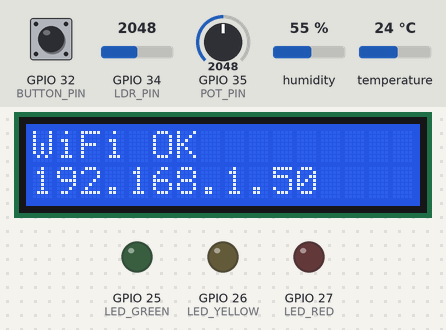
The sketch below on a simulated ESP32. On the bench: 16×2 character LCD, output pins drawn as LEDs (lit = HIGH). The inputs (shaded band) are chosen by the test bench; at power-on: temperature 24 °C, GPIO 34 (LDR_PIN) = 2048, GPIO 35 (POT_PIN) = 2048, GPIO 32 (BUTTON_PIN) HIGH, humidity 55 %. WiFi joins after 1.5 s; servers stay silent unless stated; random numbers use the default seed unless the sketch sets one; no MQTT or app messages arrive unless stated; what the sketch prints to the serial monitor is not drawn.

Above: at 2.8 s.
At 9.0 s:
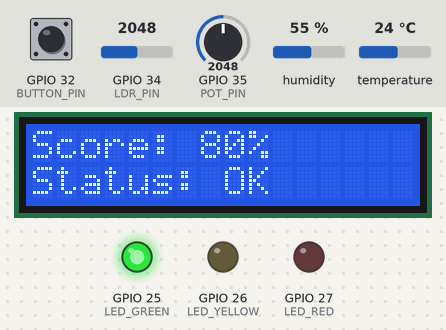
9.1 s: temperature set to 20.6 °C
18.5 s: temperature set to 19.1 °C
At 23.6 s:
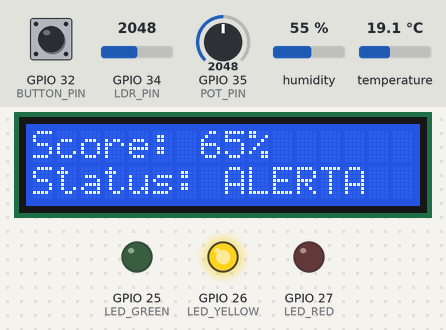
24.5 s: GPIO 34 (LDR_PIN) set to 215
33.9 s: GPIO 34 (LDR_PIN) set to 190
At 38.6 s:
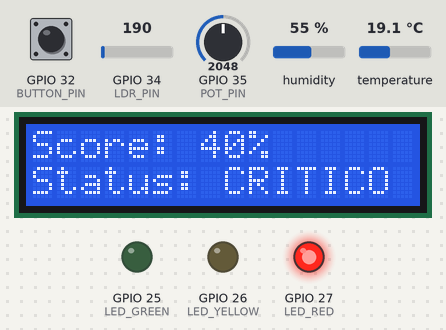
39.7 s: GPIO 35 (POT_PIN) set to 635
49.1 s: GPIO 35 (POT_PIN) set to 553
At 53.7 s:
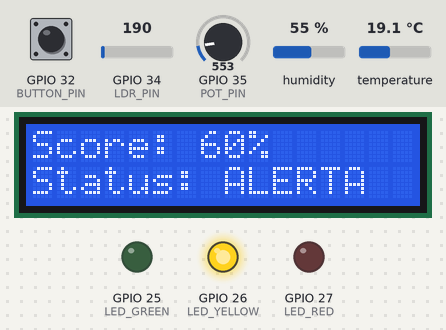
Timing chart, 0 to 55.2 s (numbered marks = the images above; inputs shaded):
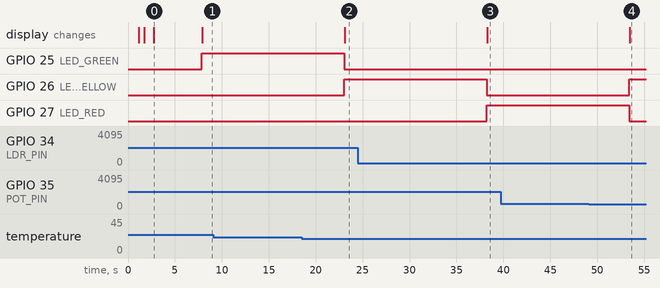

The sketch:

acessly-iot.ino
```cpp
#include <WiFi.h>                //biblioteca para conectar na rede WiFi
#include <PubSubClient.h>        //biblioteca cliente MQTT para enviar/receber mensagens
#include <ArduinoJson.h>         //biblioteca para monstar e manipular estruturas JSON
#include <DHTesp.h>              //biblioteca para sensor de temperatura e umidade (DHT22)
#include <LiquidCrystal_I2C.h>   //biblioteca para display LCD via I2C
#include <Wire.h>                //biblioteca para comunicação I2C

#define WIFI_SSID "Wokwi-GUEST"             //nome da rede WiFi simulada no Wokwi
#define WIFI_PASSWORD ""                    //sem senha na rede do Wokwi
#define MQTT_SERVER "broker.hivemq.com"     //broker MQTT público
#define MQTT_PORT 1883                      //porta padrão para MQTT
#define MQTT_TOPIC_BASE "/acessly/empresa"  //tópico base das mensagens MQTT
#define EMPRESA_ID "001"                    //identificador deste dispositivo/empresa

//Sensores
#define DHT_PIN 15         // SDA do DHT22
#define LDR_PIN 34         // AO do LDR
#define POT_PIN 35         // SIG do potenciômetro
#define BUTTON_PIN 32      //pino digital do botão

//Atuadores
#define LED_GREEN 25       // LED verde
#define LED_YELLOW 26      // LED amarelo
#define LED_RED 27         // LED vermelho
#define LCD_SDA 21         // SDA do LCD
#define LCD_SCL 22         // SCL do LCD

//Instanciação de objetos das bibliotecas
DHTesp dht;               //objeto para sensor DHT22
WiFiClient espClient;     //cliente WiFi
PubSubClient mqtt(espClient);   //cliente MQTT
LiquidCrystal_I2C lcd(0x27, 16, 2);   //endereço I2C padrão do LCD

//Variáveis para armazenar leituras dos sensores
float temperature = 0;            //temperatura atual (°C)
float humidity = 0;               //umidade relativa atual (%)
int lightLevel = 0;               //nível de luminosidade (0-4095)
int noiseLevel = 0;               //nível de ruído simulado (0-4095)
bool obstructionDetected = false; //flag: caminho obstruído?
int accessibilityScore = 100;     //score de acessibilidade (0-100%)

//Limiares para validar ambiente adequado
const int MIN_LIGHT = 200;
const int MAX_NOISE = 600;
const float MIN_TEMP = 20.0;
const float MAX_TEMP = 24.0;

const int MQTT_BUFFER_SIZE = 1024;  //aumenta buffer para 1KB
unsigned long lastWiFiCheck = 0;    //timestamp da última verificação WiFi
const unsigned long WIFI_CHECK_INTERVAL = 30000;

void connectWiFi();
void connectMQTT();
void readSensors();
void calculateAccessibilityScore();
void updateIndicators();
void publishData();

void setup() {
  Serial.begin(115200);
  delay(1000);

  Serial.println("\n\n================================");
  Serial.println(" ACESSLY MONITOR - ESP32");
  Serial.println("================================");

  Serial.println("[1/5] Inicializando hardware...");
  dht.setup(DHT_PIN, DHTesp::DHT22);
  pinMode(BUTTON_PIN, INPUT_PULLUP);
  pinMode(LED_GREEN, OUTPUT);
  pinMode(LED_YELLOW, OUTPUT);
  pinMode(LED_RED, OUTPUT);

  Serial.println("[2/5] Inicializando LCD...");
  Wire.begin(LCD_SDA, LCD_SCL);
  lcd.init();
  lcd.backlight();
  lcd.setCursor(0, 0);
  lcd.print("Acessly Monitor");
  lcd.setCursor(0, 1);
  lcd.print("Iniciando...");

  Serial.println("[3/5] Conectando WiFi...");
  connectWiFi();

  Serial.println("[4/5] Configurando MQTT...");
  mqtt.setBufferSize(MQTT_BUFFER_SIZE);
  mqtt.setServer(MQTT_SERVER, MQTT_PORT);

  Serial.println("[4.5/5] Conectando ao broker MQTT...");
  delay(1000);
  connectMQTT();

  Serial.println("[5/5] Setup completo!");
  Serial.println("================================\n");

  delay(2000);
  lcd.clear();
}

void loop() {

  unsigned long currentMillis = millis();

  if (WiFi.status() != WL_CONNECTED) {
    if (currentMillis - lastWiFiCheck >= WIFI_CHECK_INTERVAL) {
      Serial.println("\nWiFi desconectado! Tentando reconectar...");
      connectWiFi();
      lastWiFiCheck = currentMillis;
    } else {
      Serial.print(".");
      delay(1000);
      return;
    }
  }

  if (!mqtt.connected()) {
    Serial.println("MQTT desconectado! Conectando...");
    connectMQTT();
  }

  mqtt.loop();

  if (WiFi.status() == WL_CONNECTED) {
    readSensors();
    calculateAccessibilityScore();
    updateIndicators();
    publishData();
  }

  delay(5000);
}

void connectWiFi() {
  Serial.println("Iniciando conexao WiFi...");

  //Limpa LCD e mostra status
  lcd.clear();
  lcd.setCursor(0, 0);
  lcd.print("Acessly Monitor");
  lcd.setCursor(0, 1);
  lcd.print("WiFi Connect...");

  //Configura modo Station e desconecta conexões anteriores
  WiFi.mode(WIFI_STA);
  WiFi.disconnect();
  delay(100);

  Serial.print("SSID: ");
  Serial.println(WIFI_SSID);

  //Inicia conexão
  WiFi.begin(WIFI_SSID, WIFI_PASSWORD);

  //Aguarda conexão com timeout de 15 segundos (30 tentativas x 500ms)
  int tentativas = 0;
  while (WiFi.status() != WL_CONNECTED && tentativas < 30) {
    delay(500);
    Serial.print(".");

    //Atualiza LCD a cada 4 tentativas (2 segundos)
    if (tentativas % 4 == 0) {
      lcd.setCursor(0, 1);
      lcd.print("Conectando");
      for (int i = 0; i < (tentativas / 4) % 4; i++) {
        lcd.print(".");
      }
      lcd.print("   "); //limpa caracteres extras
    }

    tentativas++;
  }
  Serial.println();

  //Verifica resultado da conexão
  if (WiFi.status() == WL_CONNECTED) {
    Serial.println("WiFi conectado!");
    Serial.print("IP: ");
    Serial.println(WiFi.localIP());

    //Exibe no LCD
    lcd.clear();
    lcd.setCursor(0, 0);
    lcd.print("WiFi OK");
    lcd.setCursor(0, 1);
    lcd.print(WiFi.localIP());
    delay(2000); //Mostra o IP por 2 segundos

  } else {
    Serial.println("ERRO: WiFi nao conectou!");
    Serial.print("Status WiFi: ");
    Serial.println(WiFi.status());

    lcd.clear();
    lcd.setCursor(0, 0);
    lcd.print("WiFi ERRO");
    lcd.setCursor(0, 1);
    lcd.print("Tentando...");

    //CRÍTICO: Aguarda 10 segundos antes de permitir nova tentativa
    //Isso evita loop infinito de tentativas
    delay(10000);
  }
}

//Conecta ao broker MQTT com retry e publica status online
void connectMQTT() {
  Serial.println("\n=== Conectando MQTT ===");

  int tentativas = 0;
  while (!mqtt.connected() && tentativas < 5) {
    tentativas++;

    //Gera clienteId único (evita conflitos)
    String clientId = "AcesslyESP32-" + String(random(0xffff), HEX);
    Serial.print("Tentativa ");
    Serial.print(tentativas);
    Serial.print("/5 - Client ID: ");
    Serial.println(clientId);
    Serial.print("Conectando a ");
    Serial.print(MQTT_SERVER);
    Serial.print(":");
    Serial.print(MQTT_PORT);
    Serial.print("... ");

    //Tenta conexão
    if (mqtt.connect(clientId.c_str())) {
      Serial.println("CONECTADO!");

      // Publica status 'online' em tópico de status
      String topic = String(MQTT_TOPIC_BASE) + "/" + EMPRESA_ID + "/status";
      bool pub = mqtt.publish(topic.c_str(), "online");

      if (pub) {
        Serial.println("✓ Status 'online' publicado!");
      } else {
        Serial.println("✗ Falha ao publicar status");
      }

      Serial.println("========================\n");
      return;  //sai da função após conectar

    } else {
      Serial.println("FALHOU!");
      Serial.print("Código de erro: ");
      Serial.println(mqtt.state());

      if (tentativas < 5) {
        Serial.println("Aguardando 3s para tentar novamente...");
        delay(3000);
      }
    }
  }

  //Se não conseguiu conectar após 5 tentativas
  if (!mqtt.connected()) {
    Serial.println("✗✗✗ ERRO CRÍTICO: Não foi possível conectar ao MQTT!");
    Serial.println("Verifique:");
    Serial.println("  - Broker está online?");
    Serial.println("  - WiFi está funcionando?");
    Serial.println("========================\n");
  }
}

//Faz leitura de todos os sensores
void readSensors() {
  temperature = dht.getTemperature();       //temperatura ambiente
  humidity = dht.getHumidity();             //umidade relativa
  lightLevel = analogRead(LDR_PIN);         //leitura do sensor de luz
  noiseLevel = analogRead(POT_PIN);         //leitura do ruído via potenciômetro
  obstructionDetected = (digitalRead(BUTTON_PIN) == LOW);   //botão pressionado indica obstrução
}

//Calcula o score geral de acessibilidade com base nos limites definidos
void calculateAccessibilityScore() {
  accessibilityScore = 100;        //começa em 100
  if (lightLevel < MIN_LIGHT) accessibilityScore -= 25;   //penaliza se pouca luz
  if (noiseLevel > MAX_NOISE) accessibilityScore -= 20;   //penaliza ruído alto
  if (temperature < MIN_TEMP || temperature > MAX_TEMP) accessibilityScore -= 15;   //penaliza conforto técnico
  if (obstructionDetected) accessibilityScore -= 40;      //penaliza fortemente se há obstrução
  if (accessibilityScore < 0) accessibilityScore = 0;     //não deixa passar de zero
}

//Atualiza LEDs (status visual) e mostra score/status no LCD
void updateIndicators() {
  if (accessibilityScore >= 80) {           //score bom: LED verde
    digitalWrite(LED_GREEN, HIGH);
    digitalWrite(LED_YELLOW, LOW);
    digitalWrite(LED_RED, LOW);
  } else if (accessibilityScore >= 50) {    //score intermediário: LED amarelo
    digitalWrite(LED_GREEN, LOW);
    digitalWrite(LED_YELLOW, HIGH);
    digitalWrite(LED_RED, LOW);
  } else {                                  //score ruim: LED vermelho
    digitalWrite(LED_GREEN, LOW);
    digitalWrite(LED_YELLOW, LOW);
    digitalWrite(LED_RED, HIGH);
  }

  //Atualiza display LCD
  lcd.clear();
  lcd.setCursor(0, 0);
  lcd.printf("Score: %d%%", accessibilityScore);    //exibe % de score
  lcd.setCursor(0, 1);

  if (accessibilityScore >= 80) lcd.print("Status: OK");
  else if (accessibilityScore >= 50) lcd.print("Status: ALERTA");
  else lcd.print("Status: CRITICO");
}

//Monta mensagem em JSON e publica no tópico/data via MQTT
void publishData() {

  //Cria documento JSON com tamanho de 512 bytes
  StaticJsonDocument<512> doc;

  //Metadados
  doc["empresa_id"] = EMPRESA_ID;
  doc["timestamp"] = millis() / 1000;   //timestamp em segundos

  //Objetos "sensores" com leituras dos sensores
  JsonObject sensors = doc.createNestedObject("sensors");
  sensors["temperature"] = temperature;
  sensors["humidity"] = humidity;
  sensors["light_level"] = lightLevel;
  sensors["noise_level"] = noiseLevel;
  sensors["obstruction"] = obstructionDetected;

  //Objeto "acessibility" com score e status
  JsonObject accessibility = doc.createNestedObject("accessibility");
  accessibility["score"] = accessibilityScore;

  //Define status textual baseado no score
  accessibility["status"] = (accessibilityScore >= 80) ? "OK" :
                            (accessibilityScore >= 50) ? "WARNING" : "CRITICAL";

  //Objeto "compliance" com verificação individual de cada critério
  JsonObject compliance = accessibility.createNestedObject("compliance");
  compliance["lighting"] = (lightLevel >= MIN_LIGHT);
  compliance["noise"] = (noiseLevel <= MAX_NOISE);
  compliance["temperature"] = (temperature >= MIN_TEMP && temperature <= MAX_TEMP);
  compliance["path_clear"] = !obstructionDetected;

  //Serializa JSON para string
  String payload;
  serializeJson(doc, payload);

  //Define tópico de publicação
  String topic = String(MQTT_TOPIC_BASE) + "/" + EMPRESA_ID + "/data";

  //Logs de debug
  Serial.println("\n--- PUBLICANDO MQTT ---");
  Serial.print("Topic: ");
  Serial.println(topic);
  Serial.print("Payload: ");
  Serial.println(payload);

  //Publica no broker MQTT
  bool publicado = mqtt.publish(topic.c_str(), payload.c_str());

  //Verifica resultado da publicação
  if (publicado) {
    Serial.println("✓ Publicado com sucesso!");
  } else {
    Serial.println("✗ ERRO ao publicar!");
    Serial.print("Estado MQTT: ");
    Serial.println(mqtt.state());
  }
  Serial.println("----------------------\n");
}
```

Measured:
- the behaviour switches between 20 and 19.9 °C on temperature (found by bisection; images 1 and 2)
- the behaviour switches between 200 and 199 on GPIO 34 (LDR_PIN) (found by bisection; images 2 and 3)
- the behaviour switches between 601 and 600 on GPIO 35 (POT_PIN) (found by bisection; images 3 and 4)
- after the input at 9.1 s, every drawn part: stays the same
- after the input at 18.5 s, GPIO 25 (LED_GREEN): HIGH → LOW after 4.5 s; GPIO 26 (LED_YELLOW): LOW → HIGH after 4.5 s; the display: changes after 4.6 s (image 2)
- after the input at 24.5 s, every drawn part: stays the same
- after the input at 33.9 s, GPIO 26 (LED_YELLOW): HIGH → LOW after 4.3 s; GPIO 27 (LED_RED): LOW → HIGH after 4.3 s; the display: changes after 4.4 s (image 3)
- after the input at 39.7 s, every drawn part: stays the same
- after the input at 49.1 s, GPIO 26 (LED_YELLOW): LOW → HIGH after 4.3 s; GPIO 27 (LED_RED): HIGH → LOW after 4.3 s; the display: changes after 4.4 s (image 4)
- what the display in image 0 shows lasts 5.1 s, from 2.8 s to 7.9 s
